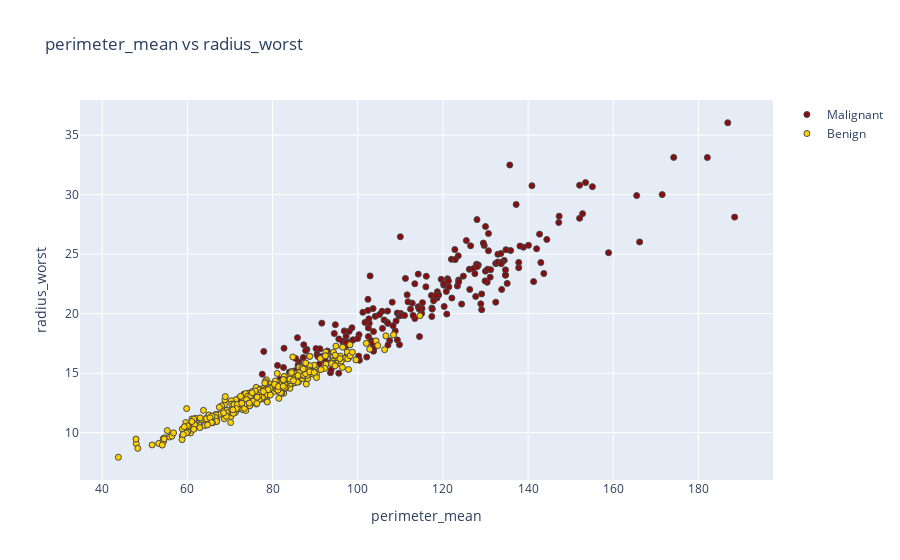

Write notebook code for a chart like this one.
### Code cell
plot_feat1_feat2('perimeter_mean','radius_worst')
plot_feat1_feat2('area_mean','radius_worst')
plot_feat1_feat2('texture_mean','texture_worst')
plot_feat1_feat2('area_worst','radius_worst')

### Figure 1 — Plotly figure (JSON) as saved in the notebook; plotly's stock layout.template omitted (floating-point values rounded to 4 significant figures; data arrays with more than 128 entries replaced by an {"elided": "..."} marker saying what was removed)
{"data": [{"marker": {"color": "#8a0c0f", "line": {"width": 1}}, "mode": "markers", "name": "Malignant", "type": "scatter", "x": {"elided": "212 float values"}, "y": {"elided": "212 float values"}}, {"marker": {"color": "#Ffd100", "line": {"width": 1}}, "mode": "markers", "name": "Benign", "type": "scatter", "x": {"elided": "357 float values"}, "y": {"elided": "357 float values"}}], "layout": {"title": {"text": "perimeter_mean vs radius_worst"}, "xaxis": {"title": {"text": "perimeter_mean"}, "zeroline": false}, "yaxis": {"title": {"text": "radius_worst"}, "zeroline": false}}}
